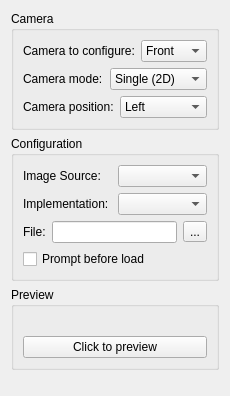
<?xml version="1.0" encoding="UTF-8"?>
<ui version="4.0">
 <class>ConfigureCamera</class>
 <widget class="QWidget" name="ConfigureCamera">
  <property name="geometry">
   <rect>
    <x>0</x>
    <y>0</y>
    <width>230</width>
    <height>396</height>
   </rect>
  </property>
  <layout class="QVBoxLayout" name="verticalLayout">
   <item>
    <widget class="QGroupBox" name="groupBox">
     <property name="title">
      <string>Camera</string>
     </property>
     <layout class="QVBoxLayout" name="verticalLayout_2">
      <item>
       <layout class="QHBoxLayout" name="horizontalLayout">
        <item>
         <widget class="QLabel" name="camera_selection_label">
          <property name="toolTip">
           <string>Select the camera to configure</string>
          </property>
          <property name="text">
           <string>Camera to configure:</string>
          </property>
         </widget>
        </item>
        <item>
         <widget class="QComboBox" name="camera_selection">
          <property name="toolTip">
           <string>Select the camera to configure</string>
          </property>
          <item>
           <property name="text">
            <string>Front</string>
           </property>
          </item>
          <item>
           <property name="text">
            <string>Rear</string>
           </property>
          </item>
         </widget>
        </item>
       </layout>
      </item>
      <item>
       <layout class="QHBoxLayout" name="horizontalLayout_2">
        <item>
         <widget class="QLabel" name="camera_mode_label">
          <property name="toolTip">
           <string>Select the camera mode (single or double)</string>
          </property>
          <property name="text">
           <string>Camera mode:</string>
          </property>
         </widget>
        </item>
        <item>
         <widget class="QComboBox" name="camera_mode">
          <property name="toolTip">
           <string>Select the camera mode (single or double)</string>
          </property>
          <item>
           <property name="text">
            <string>Single (2D)</string>
           </property>
          </item>
          <item>
           <property name="text">
            <string>Double (3D)</string>
           </property>
          </item>
         </widget>
        </item>
       </layout>
      </item>
      <item>
       <layout class="QHBoxLayout" name="horizontalLayout_3">
        <item>
         <widget class="QLabel" name="camera_position_label">
          <property name="toolTip">
           <string>Select the position of camera to configure</string>
          </property>
          <property name="text">
           <string>Camera position:</string>
          </property>
         </widget>
        </item>
        <item>
         <widget class="QComboBox" name="camera_position">
          <property name="toolTip">
           <string>Select the position of camera to configure</string>
          </property>
          <item>
           <property name="text">
            <string>Left</string>
           </property>
          </item>
          <item>
           <property name="text">
            <string>Right</string>
           </property>
          </item>
         </widget>
        </item>
       </layout>
      </item>
     </layout>
    </widget>
   </item>
   <item>
    <widget class="QGroupBox" name="configurationBox">
     <property name="title">
      <string>Configuration</string>
     </property>
     <layout class="QVBoxLayout" name="verticalLayout_configuration">
      <item>
       <layout class="QHBoxLayout" name="horizontalLayout_4">
        <item>
         <widget class="QLabel" name="image_source_label">
          <property name="toolTip">
           <string>Select where the image of the emulated camera come from. It may be an image, a video or a real camera.</string>
          </property>
          <property name="text">
           <string>Image Source:</string>
          </property>
         </widget>
        </item>
        <item>
         <widget class="QComboBox" name="image_source">
          <property name="toolTip">
           <string>Select where the image of the emulated camera come from. It may be an image, a video or a real camera.</string>
          </property>
         </widget>
        </item>
       </layout>
      </item>
      <item>
       <layout class="QHBoxLayout" name="horizontalLayout_5">
        <item>
         <widget class="QLabel" name="implementation_label">
          <property name="text">
           <string>Implementation:</string>
          </property>
         </widget>
        </item>
        <item>
         <widget class="QComboBox" name="implementation"/>
        </item>
       </layout>
      </item>
      <item>
       <layout class="QHBoxLayout" name="horizontalLayout_6">
        <item>
         <widget class="QLabel" name="camera_file_label">
          <property name="frameShape">
           <enum>QFrame::NoFrame</enum>
          </property>
          <property name="text">
           <string>File:</string>
          </property>
         </widget>
        </item>
        <item>
         <widget class="QLineEdit" name="camera_file"/>
        </item>
        <item>
         <widget class="QToolButton" name="toolButton">
          <property name="text">
           <string>...</string>
          </property>
         </widget>
        </item>
       </layout>
      </item>
      <item>
       <widget class="QCheckBox" name="prompt_before_load">
        <property name="text">
         <string>Prompt before load</string>
        </property>
       </widget>
      </item>
     </layout>
    </widget>
   </item>
   <item>
    <widget class="QGroupBox" name="previewBox">
     <property name="title">
      <string>Preview</string>
     </property>
     <layout class="QVBoxLayout" name="verticalLayout_3">
      <item>
       <widget class="QLabel" name="preview_box">
        <property name="baseSize">
         <size>
          <width>512</width>
          <height>384</height>
         </size>
        </property>
        <property name="toolTip">
         <string>Resolution: 512*384</string>
        </property>
        <property name="text">
         <string/>
        </property>
       </widget>
      </item>
      <item>
       <widget class="QPushButton" name="preview_button">
        <property name="text">
         <string>Click to preview</string>
        </property>
       </widget>
      </item>
     </layout>
    </widget>
   </item>
   <item>
    <spacer>
     <property name="orientation">
      <enum>Qt::Vertical</enum>
     </property>
     <property name="sizeHint" stdset="0">
      <size>
       <width>20</width>
       <height>40</height>
      </size>
     </property>
    </spacer>
   </item>
  </layout>
 </widget>
 <resources/>
 <connections/>
</ui>
